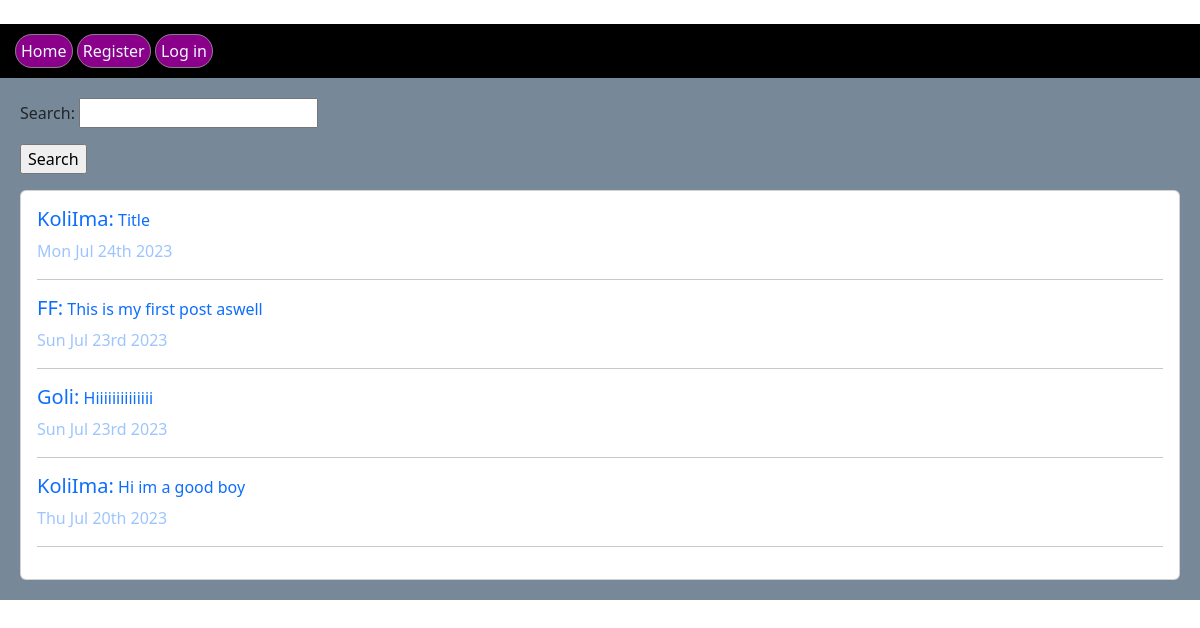
The page / on the database its author committed.
### accounts/models.py (models this page shows, shortened)
class PostModel(models.Model):
    creator = models.ForeignKey(User, on_delete=models.CASCADE, related_name= 'posts')
    title = models.CharField(max_length=100)
    body = models.TextField(max_length=1000)
    slug = models.SlugField(max_length=100)
    date_created = models.DateTimeField(auto_now_add=True)
    date_updated = models.DateTimeField(auto_now=True)
    class Meta:
        ordering = ('-date_updated',)
    def get_absolute_url(self):
        return reverse('accounts:PostDetail', args=(self.id, self.slug))

### Home/views.py (the view)
# urls.py: path('', views.HomeView.as_view(), name = 'Home'),
class HomeView(View):
    form_class = SearchInListForm
    def get(self, request):
        Posts = PostModel.objects.all()
        if request.GET.get('search'):
            Posts = Posts.filter(title__contains=request.GET['search'])
        return render(request, 'Home/Home.html', {'Posts':Posts, 'form':self.form_class})

### Home/Templates/Home/Home.html
{% extends 'Base.html' %}
{% block bodycontent %}
    <form action="" method="get" novalidate>
        {{ form.as_p }}
        <input type="submit" value="Search">
    </form>
    <main class="card">
        <section class="card-body">
            {% for post in Posts %}
                <a style="text-decoration: none;" href="{{ post.get_absolute_url }}">
                    <h4 style="display: inline-block; font-size: 20px;">{{ post.creator }}:</h4>       {{ post.title|truncatewords:10 }}<p style="opacity: 40%;">{{ post.date_updated|date:"D M jS Y" }}</p>
                </a>
                <hr/>
            {% endfor %}
        </section>
    </main>
{% endblock %}

### Templates/Base.html (shortened to what this page needs)
﻿<!DOCTYPE html5>
<html>
<head>
    <link href="https://cdn.jsdelivr.net/npm/bootstrap@5.3.0/dist/css/bootstrap.min.css" rel="stylesheet">
</head>
    <body>
        {% include 'Incs/Navbar.html' %}
        <div class = "jumbotron">
            {% block bodycontent %}
            {% endblock %}
        </div>
    </body>
</html>

### Templates/Incs/Navbar.html
<nav style="background-color: black; color: azure; padding: 15px;">
    <a href="{% url 'Home:Home' %}">Home</a>
    {% if not request.user.is_authenticated %}
        <a href="{% url 'accounts:Registeration' %}">Register</a>
        <a href="{% url 'accounts:Login' %}">Log in</a>
    {% else %}
        <a href="{% url 'accounts:Logout' %}">Log out</a>
        <a href="{% url 'accounts:Profile' request.user.id %}">Profile</a>
    {% endif %}
</nav>

### Templates/Base.html (style rules this page uses)
nav a { color: aliceblue; background-color: darkmagenta; border-radius: 25px; border: 1px solid gray; text-decoration: none; padding: 5px; }
.jumbotron { padding: 20px; margin-bottom: 20px; background-color: lightslategray; }

### rows shown on the page
PostModel: creator "KoliIma", title "Title", date_updated "Mon Jul 24th 2023"
PostModel: creator "FF", title "This is my first post aswell", date_updated "Sun Jul 23rd 2023"
PostModel: creator "Goli", title "Hiiiiiiiiiiiiii", date_updated "Sun Jul 23rd 2023"
PostModel: creator "KoliIma", title "Hi im a good boy", date_updated "Thu Jul 20th 2023"
